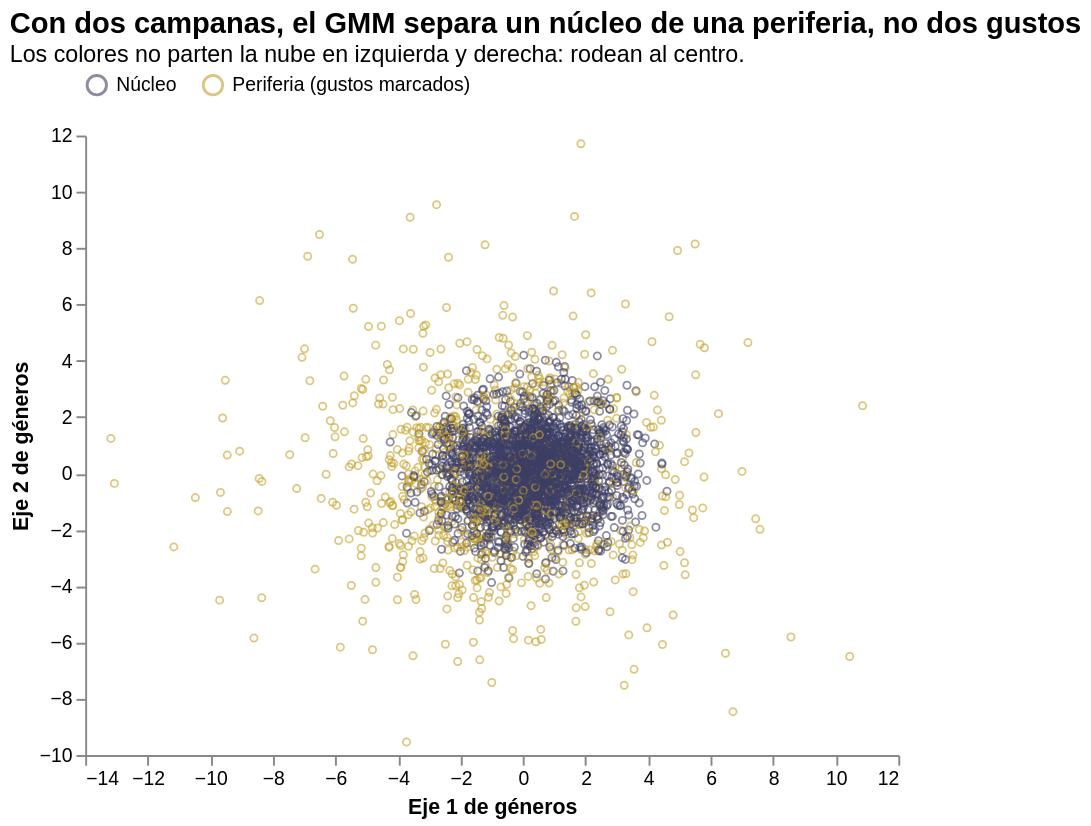

The notebook cell this image was saved under:
### Code cell
vista = pd.DataFrame({"x": Zg[:, 0], "y": Zg[:, 1],
                      "componente": np.where(radio[comp == 0].mean() > radio[comp == 1].mean(),
                                             np.where(comp == 0, "Periferia (gustos marcados)", "Núcleo"),
                                             np.where(comp == 1, "Periferia (gustos marcados)", "Núcleo"))})
alt.Chart(vista).mark_point(filled=False, size=14, strokeWidth=0.9, opacity=0.6).encode(
    x=alt.X("x:Q", title="Eje 1 de géneros", axis=alt.Axis(grid=False)),
    y=alt.Y("y:Q", title="Eje 2 de géneros", axis=alt.Axis(grid=False)),
    color=alt.Color("componente:N", title=None, legend=alt.Legend(orient="top"),
                    scale=alt.Scale(domain=["Núcleo", "Periferia (gustos marcados)"], range=[NAVY, CHARTREUSE])),
).properties(width=420, height=320, title=alt.Title(
    "Con dos campanas, el GMM separa un núcleo de una periferia, no dos gustos",
    subtitle="Los colores no parten la nube en izquierda y derecha: rodean al centro.", anchor="start", fontSize=15)
).configure_view(stroke=None)

### Figure 1 — Vega-Lite specification as saved in the notebook (floating-point values rounded to 4 significant figures; data arrays with more than 128 entries replaced by an {"elided": "..."} marker saying what was removed)
{"config": {"view": {"continuousWidth": 300, "continuousHeight": 300, "stroke": null}}, "data": {"name": "data-8cb92467380a169e440148b6e3ade9b1"}, "mark": {"type": "point", "filled": false, "opacity": 0.6, "size": 14, "strokeWidth": 0.9}, "encoding": {"color": {"field": "componente", "legend": {"orient": "top"}, "scale": {"domain": ["Núcleo", "Periferia (gustos marcados)"], "range": ["#3e3f66", "#c4a22c"]}, "title": null, "type": "nominal"}, "x": {"axis": {"grid": false}, "field": "x", "title": "Eje 1 de géneros", "type": "quantitative"}, "y": {"axis": {"grid": false}, "field": "y", "title": "Eje 2 de géneros", "type": "quantitative"}}, "height": 320, "title": {"text": "Con dos campanas, el GMM separa un núcleo de una periferia, no dos gustos", "anchor": "start", "fontSize": 15, "subtitle": "Los colores no parten la nube en izquierda y derecha: rodean al centro."}, "width": 420, "$schema": "https://vega.github.io/schema/vega-lite/v6.4.1.json", "datasets": {"data-8cb92467380a169e440148b6e3ade9b1": {"elided": "3503 records"}}}
